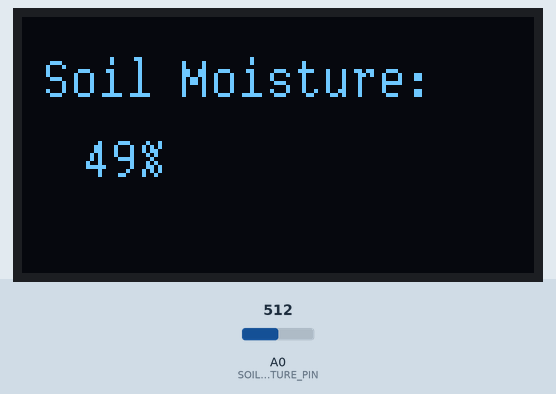
Simulated run of this sketch. Board: Arduino Uno, built with avr-gcc and run on an emulated ATmega328P. Parts: 128×64 one-colour display. The test bench sets the inputs (shaded band); at power-on: A0 (SOIL_MOISTURE_PIN) = 512.

Above: at 1.8 s.
1.9 s: A0 (SOIL_MOISTURE_PIN) set to 716
At 2.7 s:
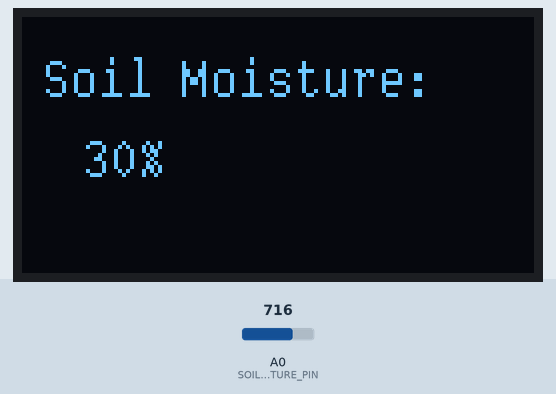
3.6 s: A0 (SOIL_MOISTURE_PIN) set to 900
At 5.4 s:
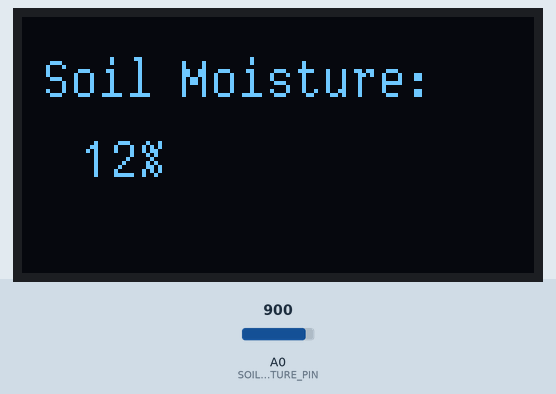
5.7 s: A0 (SOIL_MOISTURE_PIN) set to 1023
At 7.4 s:
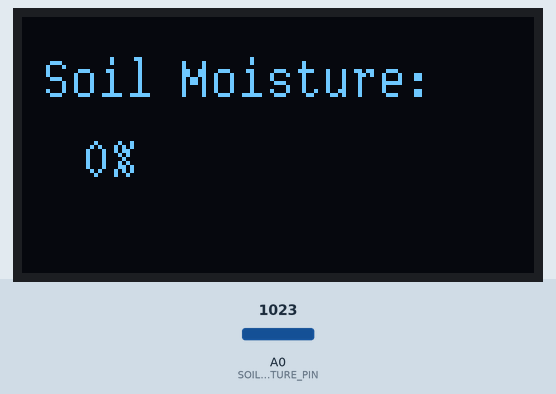
Timing chart, 0 to 8.9 s (numbered marks = the images above; inputs shaded):
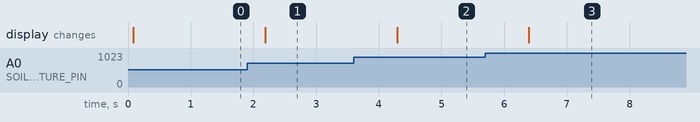

Measured:
- after the input at 1.9 s, the display: changes after 0.29 s (image 1)
- after the input at 3.6 s, the display: changes after 0.69 s (image 2)
- after the input at 5.7 s, the display: changes after 0.69 s (image 3)

The sketch:

soil_mositure_oled.ino
```cpp
#include <Arduino.h>
#include <U8g2lib.h>

#define SOIL_MOISTURE_PIN A0
#define OLED_SCL 15
#define OLED_SDA 4

U8G2_SSD1306_128X64_NONAME_F_HW_I2C u8g2(U8G2_R0, OLED_SCL, OLED_SDA);

void setup() {
  Serial.begin(9600);
  u8g2.begin();
}

void loop() {
  int soilMoistureValue = analogRead(SOIL_MOISTURE_PIN);
  int percentage = map(soilMoistureValue, 1023, 0, 0, 100);

  u8g2.clearBuffer();
  u8g2.setFont(u8g2_font_ncenB14_tr);
u8g2.setFont(u8g2_font_t0_14_tr);
  u8g2.setCursor(5, 20);
  u8g2.print("Soil Moisture:");
  u8g2.setCursor(15, 40);
  u8g2.print(percentage);
  u8g2.print("%");
  u8g2.sendBuffer();

  delay(1000); // Update every second
}
```
